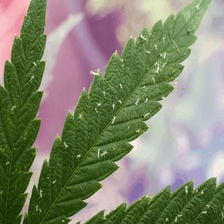
#> input picture Data_Engineer/data/final/test/leaf_rust/leaf_rust_test_0003.jpg, 224 x 224 px
$ jupyter execute --allow-errors 01_data_engineering_agriculture_health.ipynb   (shell and % lines are left out)
#> lines starting #> are read from the running program, lines starting #| are printed output that depends on the picture
# Agriculture Health - Data Engineering Notebook

**Course:** ISB46703 Principle of Artificial Intelligence
**Role:** Data Engineer
**Domain:** Agriculture Health
**Task:** Plant leaf disease image classification

This notebook documents the full data engineering workflow: web crawling, filtering, pre-processing, train/validation/test splitting, counting, and final verification.

Final cleaned dataset after manual filtering, exact duplicate removal, visual review, and class balancing: **5,750 images** across **5 classes**.

## 0. Run Jupyter from the Correct Conda Environment

Open Anaconda Prompt or PowerShell and run:

```powershell
conda activate ISB46703
jupyter notebook
```

Then open this notebook.

## 1. Install / Check Required Packages

Run this cell once. If all packages are already installed, it will finish quickly.

[cell 1]
from pathlib import Path
import os
import shutil
import random
import hashlib
from collections import defaultdict

import pandas as pd
from PIL import Image, ImageFile
import imagehash
from tqdm import tqdm
from sklearn.model_selection import train_test_split
import matplotlib.pyplot as plt

ImageFile.LOAD_TRUNCATED_IMAGES = True
random.seed(42)

print('Packages imported successfully.')

## 2. Project Setup

We use 5 classes. Our original target was up to 10,000 images, but after manual filtering, exact duplicate removal, visual review, and class balancing, the final clean dataset contains 5,750 images.

| Class | Meaning | Final Total After Manual Cleaning |
|---|---|---:|
| yellow_leaf_disease | Yellowing/chlorotic diseased leaf | 1,150 |
| leaf_rust | Rust disease on leaves | 1,150 |
| powdery_mildew | White powdery mildew disease | 1,150 |
| leaf_spot | Spot disease on leaves | 1,150 |
| leaf_blight | Blight disease on leaves | 1,150 |

Because web crawling can collect wrong or duplicate images, the raw collection was larger than the final clean dataset. Obvious wrong images were removed manually before the final dataset was accepted.

[cell 2]
PROJECT_ROOT = Path('..').resolve()
DATA_DIR = PROJECT_ROOT / 'data'
RAW_DIR = DATA_DIR / 'raw'
PROCESSED_DIR = DATA_DIR / 'processed'
CLEANED_DIR = DATA_DIR / 'cleaned'
FINAL_DIR = DATA_DIR / 'final'
REPORTS_DIR = PROJECT_ROOT / 'reports'

CLASSES = [
    'yellow_leaf_disease',
    'leaf_rust',
    'powdery_mildew',
    'leaf_spot',
    'leaf_blight',
]

RAW_TARGET_MIN_PER_CLASS = 1000
RAW_TARGET_MAX_PER_CLASS = 3000
FINAL_TARGET_PER_CLASS = 1150
IMAGE_SIZE = (224, 224)

for base_dir in [RAW_DIR, PROCESSED_DIR, CLEANED_DIR]:
    for class_name in CLASSES:
        (base_dir / class_name).mkdir(parents=True, exist_ok=True)

for split in ['train', 'val', 'test']:
    for class_name in CLASSES:
        (FINAL_DIR / split / class_name).mkdir(parents=True, exist_ok=True)

REPORTS_DIR.mkdir(parents=True, exist_ok=True)

print('Project root:', PROJECT_ROOT)
print('Folder setup completed.')

## 3. Web Crawler Keywords

This section uses a web crawler to collect images from search results.

[cell 3]
SEARCH_KEYWORDS = {
    'yellow_leaf_disease': [
        'Yellowing/chlorotic diseased leaf close up',
        'plant leaves turning yellow disease close up',
        'yellow chlorotic plant leaf symptoms close up',
    ],
    'leaf_rust': [
        'plant leaf rust disease close up',
        'crop leaf rust disease symptoms',
        'rust spots on plant leaves close up',
    ],
    'powdery_mildew': [
        'powdery mildew leaf disease close up',
        'white powder fungus on plant leaves',
        'powdery mildew crop disease leaf',
    ],
    'leaf_spot': [
        'plant leaf spot disease close up',
        'brown spots on plant leaves disease',
        'crop leaf spot disease symptoms',
    ],
    'leaf_blight': [
        'plant leaf blight disease close up',
        'crop leaf blight disease symptoms',
        'brown blight on plant leaves close up',
    ],
}


SEARCH_KEYWORDS

## 4. Collect Raw Images Using Web Crawler

This project uses `icrawler` with Bing Image Search to collect plant disease images. The crawler was executed multiple times in separate batches until each class had enough raw images.

The `images_per_keyword` value was adjusted between crawler batches based on the number of additional images required for each class. A smaller value was used when a class was close to its target, while a larger value was used when more images were still needed.

A different run folder name, such as `run_01`, `run_02`, and later `run_19`, was used for every batch. This prevented new downloads from overwriting previous images and allowed the raw images from all crawler batches to accumulate inside `data/raw`.

[cell 4]
from icrawler.builtin import BingImageCrawler

RAW_DIR.mkdir(parents=True, exist_ok=True)

def clean_folder_name(text):
    return (
        text.lower()
        .replace(' ', '_')
        .replace('/', '_')
        .replace('\\', '_')
        .replace(':', '_')
        .replace('-', '_')
    )[:50]

def crawl_class_images(class_name, keywords, images_per_keyword=100, run_name='run_19'):
    class_dir = RAW_DIR / class_name / run_name
    class_dir.mkdir(parents=True, exist_ok=True)

    for i, keyword in enumerate(keywords, start=1):
        keyword_dir = class_dir / f'keyword_{i}_{clean_folder_name(keyword)}'
        keyword_dir.mkdir(parents=True, exist_ok=True)

        print(f'Crawling {class_name}: {keyword}')
        print(f'Saving to: {keyword_dir}')

        crawler = BingImageCrawler(storage={'root_dir': str(keyword_dir)})
        crawler.crawl(keyword=keyword, max_num=images_per_keyword)

    print(f'Done: {class_name}')

IMAGES_PER_KEYWORD_PER_RUN = 100
#> (the rest of this cell did not finish here and is left out)

## 5. Count Raw Images

This use after crawling to check whether each class has enough raw images.

[cell 5]
IMAGE_EXTENSIONS = {'.jpg', '.jpeg', '.png', '.bmp', '.webp'}

def count_images(folder):
    folder = Path(folder)
    return sum(
        1 for file in folder.rglob('*')
        if file.suffix.lower() in IMAGE_EXTENSIONS
    )

raw_counts_df = pd.DataFrame(
    [
        {
            'class': class_name,
            'raw_image_count': count_images(RAW_DIR / class_name)
        }
        for class_name in CLASSES
    ]
)

raw_counts_df.loc[len(raw_counts_df)] = {
    'class': 'TOTAL',
    'raw_image_count': raw_counts_df['raw_image_count'].sum()
}

raw_counts_df

## 6. Remove Broken Images and Standardize to JPG 224x224

This cell reads images from `data/raw`, converts them to RGB JPG, resizes them to 224x224, and saves them into `data/processed`.

Broken images are skipped automatically.

[cell 6]
def standardize_images_for_class(class_name, limit=None):
    source_dir = RAW_DIR / class_name
    target_dir = PROCESSED_DIR / class_name

    if target_dir.exists():
        shutil.rmtree(target_dir)
    target_dir.mkdir(parents=True, exist_ok=True)

    image_files = [file for file in source_dir.rglob('*') if file.suffix.lower() in IMAGE_EXTENSIONS]
    if limit is not None:
        image_files = image_files[:limit]

    saved = 0
    skipped = 0

    for image_path in tqdm(image_files, desc=f'Standardizing {class_name}'):
        try:
            with Image.open(image_path) as img:
                img = img.convert('RGB')
                img = img.resize(IMAGE_SIZE)
                output_path = target_dir / f'{class_name}_{saved:05d}.jpg'
                img.save(output_path, 'JPEG', quality=95)
                saved += 1
        except Exception:
            skipped += 1

    return {'class': class_name, 'saved': saved, 'skipped_broken': skipped}

preprocessing_results = pd.DataFrame([
    standardize_images_for_class(class_name)
    for class_name in CLASSES
])
#> call 2 of standardize_images_for_class, with class_name = 'leaf_rust'
#> in standardize_images_for_class, img is the input picture: PIL image 224x224 RGB; mean R, G, B 131.1, 135.4, 111.3
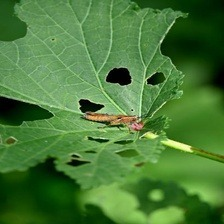
#> input picture Data_Engineer/data/final/test/leaf_blight/leaf_blight_test_0001.jpg, 224 x 224 px
#> in standardize_images_for_class, img is the input picture: PIL image 224x224 RGB; mean R, G, B 72.8, 122.4, 55.3

preprocessing_results

## 7. Remove Exact Duplicate Images

This step removes exact duplicate files using SHA256 file hashing. Similar-looking images are not removed automatically here because plant disease images can naturally look alike. Visual duplicates, wrong labels, and low-quality images are handled in the manual filtering step.

[cell 7]
def remove_exact_duplicates_for_class(class_name):
#> called with class_name = 'yellow_leaf_disease'
    class_dir = PROCESSED_DIR / class_name
    image_files = sorted(class_dir.glob('*.jpg'))
    seen_hashes = {}
    removed = 0
    kept = 0

    for image_path in tqdm(image_files, desc=f'Removing exact duplicates {class_name}'):
        try:
            file_hash = hashlib.sha256(image_path.read_bytes()).hexdigest()
            if file_hash in seen_hashes:
                image_path.unlink()
                removed += 1
            else:
                seen_hashes[file_hash] = image_path
                kept += 1
        except Exception:
            image_path.unlink(missing_ok=True)
            removed += 1

    return {'class': class_name, 'kept': kept, 'removed_exact_duplicates_or_bad': removed}

dedup_results = pd.DataFrame([
    remove_exact_duplicates_for_class(class_name)
    for class_name in CLASSES
])

dedup_results

## 8. Manual Filtering Checklist

After automatic preprocessing and duplicate removal, the images were manually reviewed. Images were removed if they were irrelevant, not plant leaves, wrong disease class, too blurry, very low quality, heavily watermarked, or visually duplicated.

After manual filtering and class balancing, the cleaned dataset contains:

- 5 classes
- 1,150 images per class
- 5,750 images overall

The manually filtered images are stored in `data/cleaned` before being split into train, validation, and test folders.

## 9. Create Final Dataset Split

The project target was a 70% training, 15% validation, and 15% testing split. After manual deletion of obvious wrong images, the final cleaned dataset is not perfectly balanced, but it remains within the lecturer requirement.

Final cleaned split:

- 4,060 training images
- 820 validation images
- 870 testing images
- 5,750 images overall

[cell 8]
def clear_final_dataset():
    for split in ['train', 'val', 'test']:
        split_dir = FINAL_DIR / split
        for class_name in CLASSES:
            class_dir = split_dir / class_name
            if class_dir.exists():
                shutil.rmtree(class_dir)
            class_dir.mkdir(parents=True, exist_ok=True)

def create_final_dataset_split():
    clear_final_dataset()
    summary = []

    for class_name in CLASSES:
        source_dir = CLEANED_DIR / class_name
        images = sorted(source_dir.glob('*.jpg'))

        if len(images) != FINAL_TARGET_PER_CLASS:
            raise ValueError(f'{class_name} has {len(images)} cleaned images. Expected {FINAL_TARGET_PER_CLASS}.')

        train_files, temp_files = train_test_split(images, train_size=812, random_state=42, shuffle=True)
        val_files, test_files = train_test_split(temp_files, train_size=164, random_state=42, shuffle=True)

        split_map = {
            'train': train_files,
            'val': val_files,
            'test': test_files,
        }

        for split, files in split_map.items():
            target_dir = FINAL_DIR / split / class_name
            target_dir.mkdir(parents=True, exist_ok=True)

            for index, source_path in enumerate(files):
                target_path = target_dir / f'{class_name}_{split}_{index:04d}.jpg'
                shutil.copy2(source_path, target_path)

            summary.append({
                'class': class_name,
                'split': split,
                'image_count': len(files),
            })

    return pd.DataFrame(summary)

#> (the rest of this cell did not finish here and is left out)

## 10. Final Dataset Summary for Report

[cell 9]
def final_dataset_summary():
    rows = []
    for split in ['train', 'val', 'test']:
        for class_name in CLASSES:
            count = count_images(FINAL_DIR / split / class_name)
            rows.append({'split': split, 'class': class_name, 'image_count': count})
    summary_df = pd.DataFrame(rows)
    return summary_df

summary_df = final_dataset_summary()
summary_df

[cell 10]
pivot_summary = summary_df.pivot(index='class', columns='split', values='image_count')
pivot_summary['total'] = pivot_summary.sum(axis=1)
pivot_summary.loc['TOTAL'] = pivot_summary.sum(axis=0)
pivot_summary

[cell 11]
plot_df = summary_df.copy()
plt.figure(figsize=(10, 5))
for split in ['train', 'val', 'test']:
    split_df = plot_df[plot_df['split'] == split]
    plt.bar(split_df['class'], split_df['image_count'], label=split)

plt.title('Final Dataset Image Count by Class and Split')
plt.xlabel('Class')
plt.ylabel('Image Count')
plt.xticks(rotation=25, ha='right')
plt.legend()
plt.tight_layout()
plt.show()
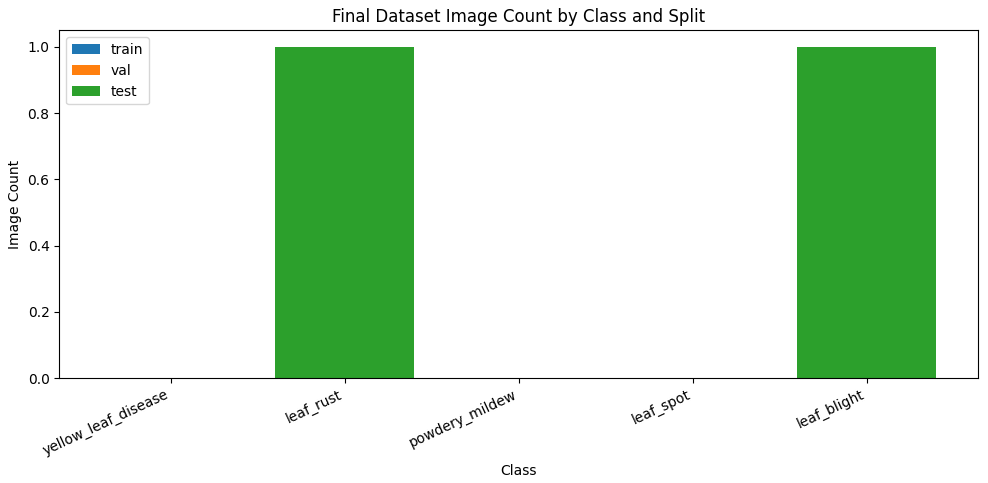
#> figure drawn by matplotlib, 1 panel
